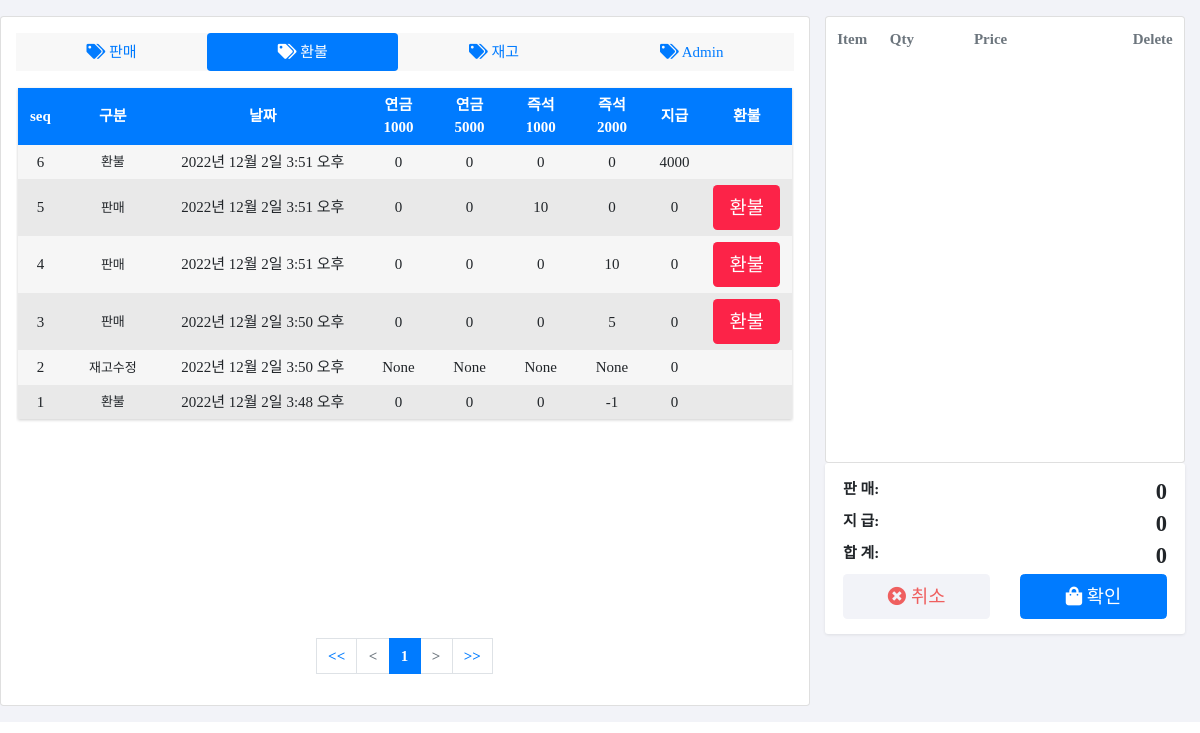
Page /refund/ on the earlier database version.
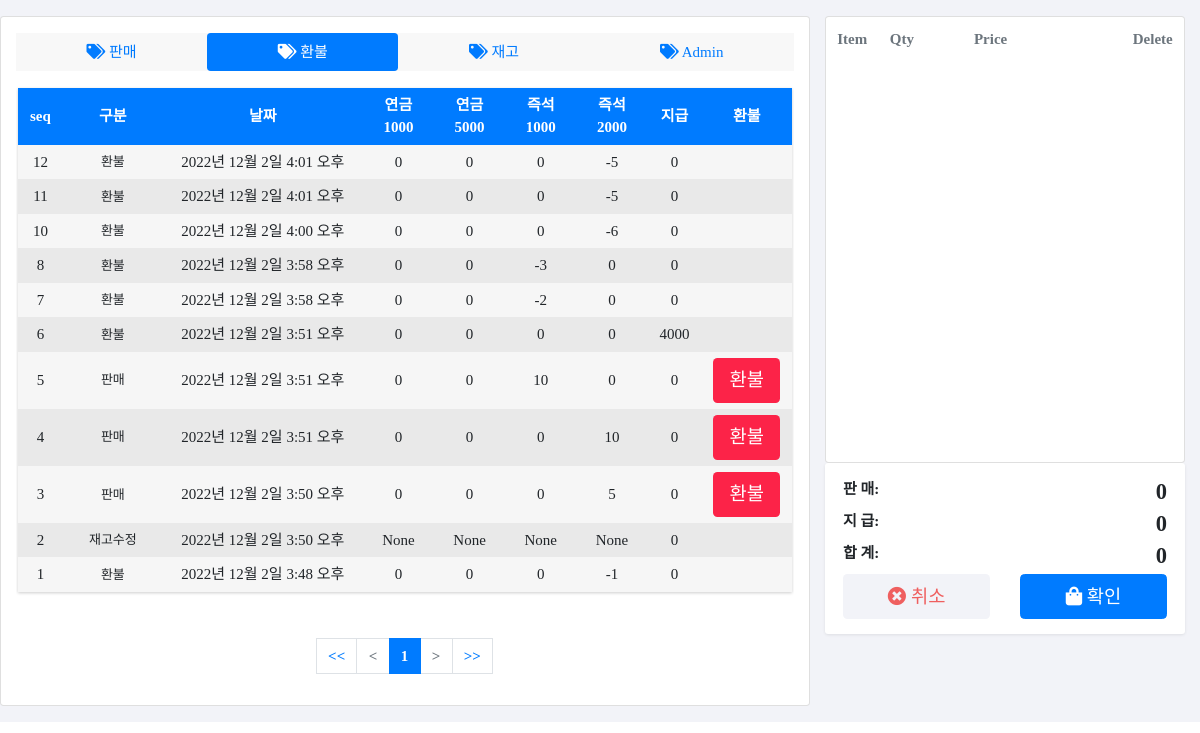
Same page on the later database version.
### POSApp/models.py (models this page shows)
class POSDB(models.Model):
    seq = models.IntegerField(primary_key=True)
    category = models.CharField(max_length=10, null=True)
    pension_lottery_1000 = models.IntegerField(null=True)
    pension_lottery_5000 = models.IntegerField(null=True)
    instant_lottery_1000 = models.IntegerField(null=True)
    instant_lottery_2000 = models.IntegerField(null=True)
    pension_lottery_1000_Qty = models.IntegerField(null=True)
    pension_lottery_5000_Qty = models.IntegerField(null=True)
    instant_lottery_1000_Qty = models.IntegerField(null=True)
    instant_lottery_2000_Qty = models.IntegerField(null=True)
    sale = models.IntegerField(null=True)
    pay = models.IntegerField(null=True)
    sale_time = models.DateTimeField(null=True)
    daily_sale_start = models.DateTimeField(null=True)
    base_balance = models.IntegerField(null=True)
    ismodify = models.BooleanField(null=True)

### POSApp/views.py (the view, shortened to what this page needs)
# urls.py: path('refund/', views.refund, name="refund"),
def refund(request):
    sale_pay_lists = POSDB.objects.order_by('-seq')
    paginator = Paginator(sale_pay_lists, 20)
    page = request.GET.get('page', 1)  # 페이지
    page_obj = paginator.get_page(page)
    context = {
        'sale_pay_list': page_obj,
    }
    return render(request, 'refund.html', context)

### POSApp/templates/refund.html (shortened to what the changed rows need)
<!DOCTYPE HTML>
<html lang="en">
{% load static %}
<head>
    <link href="{% static 'assets/css/bootstrap.css' %}" rel="stylesheet" type="text/css" />
    <link href="{% static 'assets/css/ui.css' %}" rel="stylesheet" type="text/css" />
    <link href="{% static 'assets/fonts/fontawesome/css/fontawesome-all.min.css' %}" type="text/css" rel="stylesheet">
    <link href="{% static 'assets/css/OverlayScrollbars.css' %}" type="text/css" rel="stylesheet" />
</head>
<body>
    <section class="section-content padding-y-sm bg-default ">
        <div class="container-fluid">
            <div class="row">
                <div class="col-md-8 card padding-y-sm card ">
                    <form action="{% url 'POSApp:refund' %}" method="POST">
                    <div class="wrapper" style="overflow:scroll; height:530px; text-align:center;">
                        <div class="table_refund">
                                {% for sale_pay in sale_pay_list %}
                                <div class="row_table">
                                    <div class="cell cell_seq" data-title="seq">{{sale_pay.seq}}</div>
                                    <div class="cell cell_category" data-title="구분">{{sale_pay.category}}</div>
                                    <div class="cell" data-title="판매시간">{{sale_pay.sale_time}}</div>
                                    <div class="cell" data-title="연금 1000">{{sale_pay.pension_lottery_1000_Qty}}</div>
                                    <div class="cell" data-title="연금 2000">{{sale_pay.pension_lottery_5000_Qty}}</div>
                                    <div class="cell" data-title="즉석 1000">{{sale_pay.instant_lottery_1000_Qty}}</div>
                                    <div class="cell" data-title="즉석 2000">{{sale_pay.instant_lottery_2000_Qty}}</div>
                                    <div class="cell" data-title="지급 금액">{{sale_pay.pay}}</div>
                                    <div class="cell" data-title="환불">
                                        {% if sale_pay.category == "환불" %}
                                        {% elif sale_pay.category == "재고수정"%}
                                        {% else %}
                                        <button class="btn btn-primary_refund btn-lg btn-block" onclick="refund({{forloop.counter0}})">
                                            환불
                                        </button>
                                        {% endif %}
                                    </div>
                                </div>
                                {% endfor %}
                            </div>
                        </div>
                        </form>
                    <br>
                    <div class="pagination_">
                        <ul class="pagination justify-content-center">
                            {% for page_number in sale_pay_list.paginator.page_range %}
                            {% if page_number >= sale_pay_list.number|add:-3 and page_number <= sale_pay_list.number|add:3 %}
                                {% if page_number == sale_pay_list.number %}
                                <li class="page-item active" aria-current="page">
                                    <a class="page-link" href="?page={{page_number}}"style="background:#007bff;font-weight: bold;">{{page_number}}</a>
                                <li>
                                {% else %}
                                <li class="page-item">
                                    <a class="page-link" href="?page={{page_number}}">{{page_number}}</a>
                                </li>
                                {% endif %}
                            {% endif %}
                            {% endfor %}
                            {% if sale_pay_list.has_next %}
                            <li class="page-item">
                                <a class="page-link" href="?page={{sale_pay_list.next_page_number}}">></a>
                            </li>
                            {% else %}
                            <li class="page-item disabled">
                            </li>
                            {% endif %}
                            <li class="page-first">
                            </li>
                        </ul>
                    </div>
                    </div>
                <div class="col-md-4">
                    <div class="card">
                        <span id="cart">
                            <form action="{% url 'POSApp:index' %}" method="POST">
                                <table class="table table-hover shopping-cart-wrap">
                                    <thead class="text-muted">
                                        <tr>
                                            <th scope="col">Item</th>
                                            <th scope="col" width="120">Qty</th>
                                            <th scope="col" width="120">Price</th>
                                            <th scope="col" class="text-right" width="200">Delete</th>
                                        </tr>
                                    </thead>
                                </table>
                            </form>
                        </span>
                    </div>
                </div>
            </div>
        </div>
    </section>
</body>
</html>

Differences in the rows shown:
added POSDB: seq "12", category "환불", sale_time "2022년 12월 2일 4:01 오후", pension_lottery_1000_Qty "0", pension_lottery_5000_Qty "0", instant_lottery_1000_Qty "0", instant_lottery_2000_Qty "-5", pay "0"
added POSDB: seq "11", category "환불", sale_time "2022년 12월 2일 4:01 오후", pension_lottery_1000_Qty "0", pension_lottery_5000_Qty "0", instant_lottery_1000_Qty "0", instant_lottery_2000_Qty "-5", pay "0"
added POSDB: seq "10", category "환불", sale_time "2022년 12월 2일 4:00 오후", pension_lottery_1000_Qty "0", pension_lottery_5000_Qty "0", instant_lottery_1000_Qty "0", instant_lottery_2000_Qty "-6", pay "0"
added POSDB: seq "8", category "환불", sale_time "2022년 12월 2일 3:58 오후", pension_lottery_1000_Qty "0", pension_lottery_5000_Qty "0", instant_lottery_1000_Qty "-3", instant_lottery_2000_Qty "0", pay "0"
added POSDB: seq "7", category "환불", sale_time "2022년 12월 2일 3:58 오후", pension_lottery_1000_Qty "0", pension_lottery_5000_Qty "0", instant_lottery_1000_Qty "-2", instant_lottery_2000_Qty "0", pay "0"
